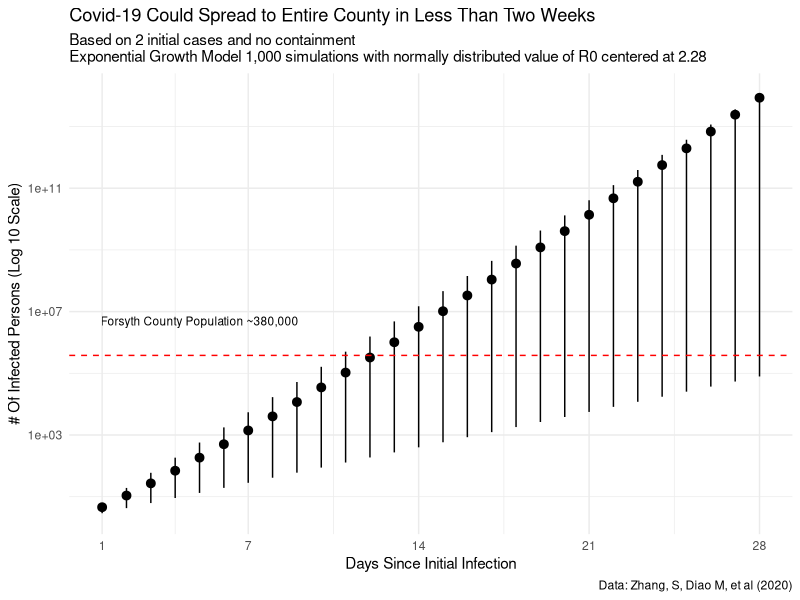
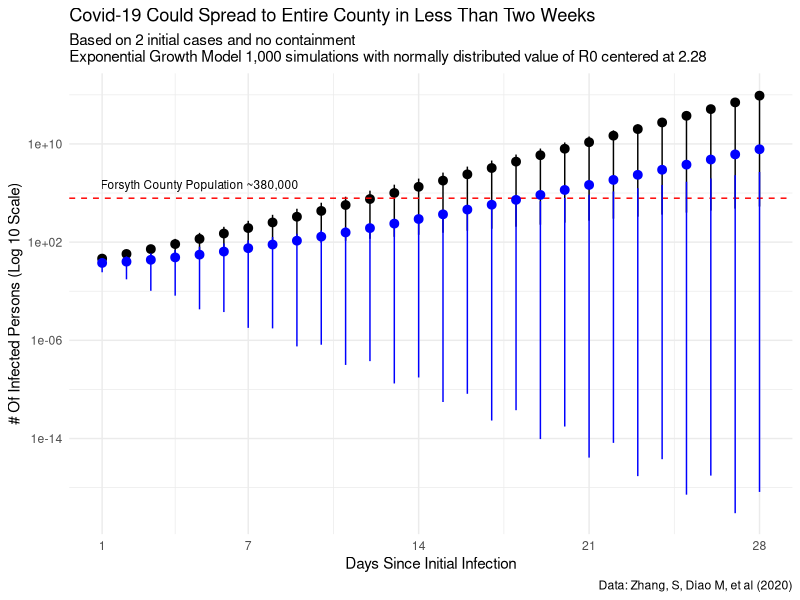
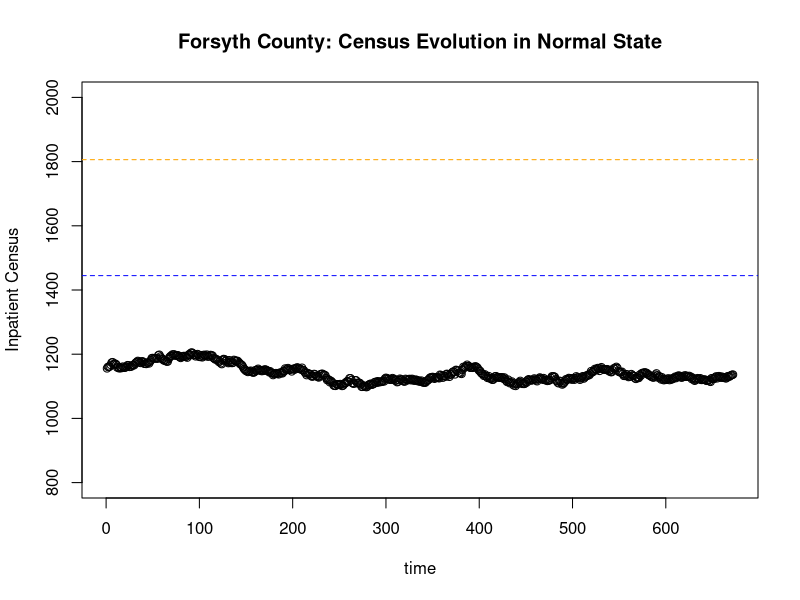
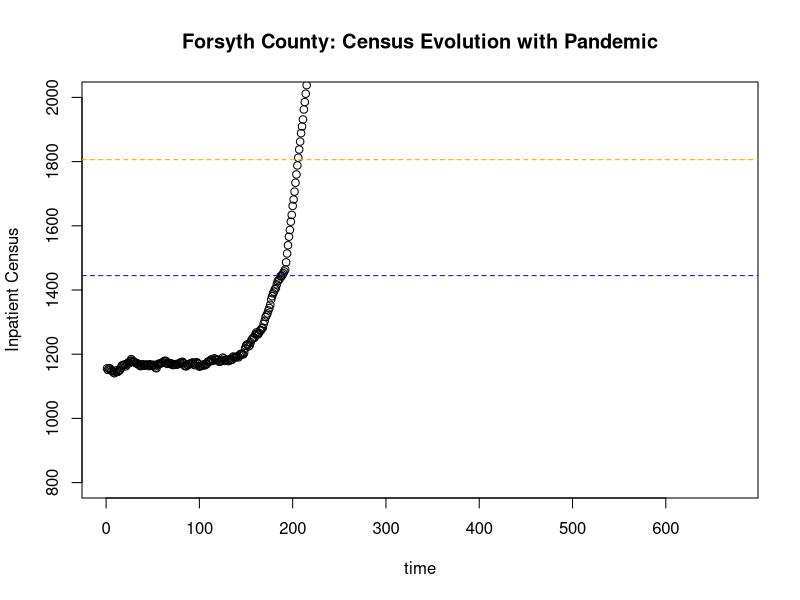
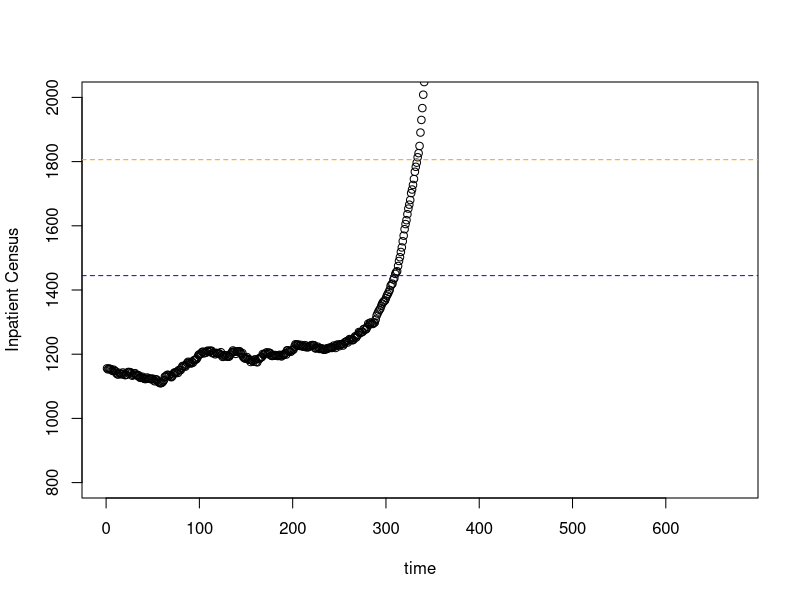

Generate these figures, in order, with R:
## ---- chunk 1
knitr::opts_chunk$set(echo = TRUE, message = FALSE, warning = FALSE)
ggplot2::theme_set(ggplot2::theme_minimal())
## ---- chunk 2
library(dplyr)
library(ggplot2)
r0 <- rnorm(1000, 2.28,.5)

possibilities <- vector()
for(i in seq_along(r0)){
  possibilities <- cbind(possibilities, 2*r0[i]^(1:28))
}

results <- tibble(
  avg = apply(possibilities, MARGIN = 1, FUN = mean),
  q05 = apply(possibilities, MARGIN = 1, FUN = quantile, probs = .05),
  q95 = apply(possibilities, MARGIN = 1, FUN = quantile, probs = 0.95),
  day = 1:28
  
)



p<- results %>% 
  ggplot(aes(day))+
  geom_pointrange(aes(ymin = q05, y = avg, ymax = q95))+
  geom_hline(yintercept = 380000, lty = "dashed", color = "red")+
  scale_y_log10()+
  scale_x_continuous(breaks = c(1,7,14,21, 28))+
  annotate(geom = "text", x = 5, y = 5000000, size = 3, label = "Forsyth County Population ~380,000")+
  labs(
    title = "Covid-19 Could Spread to Entire County in Less Than Two Weeks",
    subtitle = "Based on 2 initial cases and no containment\nExponential Growth Model 1,000 simulations with normally distributed value of R0 centered at 2.28",
    y = "# Of Infected Persons (Log 10 Scale)",
    x = "Days Since Initial Infection",
    caption = "Data: Zhang, S, Diao M, et al (2020)"
  )

p




  
## ---- chunk 3
r0 <- rnorm(1000, 1,.5)

abatement <- vector()
for(i in seq_along(r0)){
  abatement <- cbind(abatement, 2*r0[i]^(1:28))
}

results_abetment <- tibble(
  avg = apply(abatement, MARGIN = 1, FUN = mean),
  q05 = apply(abatement, MARGIN = 1, FUN = quantile, probs = .05),
  q95 = apply(abatement, MARGIN = 1, FUN = quantile, probs = 0.95),
  day = 1:28
  
)

p+
  geom_pointrange(data = results_abetment,
                  aes(ymin = q05, y = avg, ymax = q95), color = "blue")
## ---- chunk 4
set.seed(42)
n_beds <- 921 + 885

staffed_beds <- n_beds * 0.8

flow_per_day <- staffed_beds * .2

flow_rate <- flow_per_day/24

intake_outtake_rate <- flow_rate

horizon_t <- 28*24

queue <- vector()
queue[1] <- staffed_beds*.8
for(i in 2:horizon_t){
  admits <- rpois(1, flow_rate)
  discharges <- rnorm(1, intake_outtake_rate, .1*intake_outtake_rate)
  queue[i] <- queue[i-1]+admits-discharges
}

## ---- chunk 5
plot(queue, ylim= c(800, 2000), ylab = "Inpatient Census", xlab = "time", main = "Forsyth County: Census Evolution in Normal State")
abline(h=staffed_beds, lty = "dashed", col = "blue")
abline(h=n_beds, lty = "dashed", col = "orange")
## ---- chunk 6
hospitalization_rate <- .05
covid_discharges <- rep(lag(results$avg, 
                            n = 7, default = 0)/24, 
                        each = 24)*hospitalization_rate

covid_admissions <- rep(results$avg/24, each = 24)*hospitalization_rate

queue_pan <- vector()
queue_pan[1] <- staffed_beds*.8
for(i in 2:horizon_t){
  admits <- rpois(1, flow_rate) + covid_admissions[i]
  discharges <- rnorm(1, intake_outtake_rate, .1*intake_outtake_rate) - covid_discharges[i]
  queue_pan[i] <- queue_pan[i-1]+admits-discharges
}

saturation <- round(which(queue_pan>n_beds)[1]/24)
## ---- chunk 7
plot(queue_pan, ylim= c(800, 2000), 
     ylab = "Inpatient Census", 
     xlab = "time", 
     main = "Forsyth County: Census Evolution with Pandemic")
abline(h=staffed_beds, lty = "dashed", col = "blue")
abline(h=n_beds, lty = "dashed", col = "orange")
## ---- chunk 8
hospitalization_rate <- .05
covid_discharges <- rep(lag(results_abetment$avg, 
                            n = 7, default = 0)/24, 
                        each = 24)*hospitalization_rate

covid_admissions <- rep(results_abetment$avg/24, 
                        each = 24)*hospitalization_rate

queue_pan <- vector()
queue_pan[1] <- staffed_beds*.8
for(i in 2:horizon_t){
  admits <- rpois(1, flow_rate) + covid_admissions[i]
  discharges <- rnorm(1, intake_outtake_rate, .1*intake_outtake_rate) - covid_discharges[i]
  queue_pan[i] <- queue_pan[i-1]+admits-discharges
}

saturation <- round(which(queue_pan>n_beds)[1]/24)
## ---- chunk 9
plot(queue_pan, ylim= c(800, 2000), 
     ylab = "Inpatient Census", xlab = "time")
abline(h=staffed_beds, lty = "dashed", col = "blue")
abline(h=n_beds, lty = "dashed", col = "orange")
